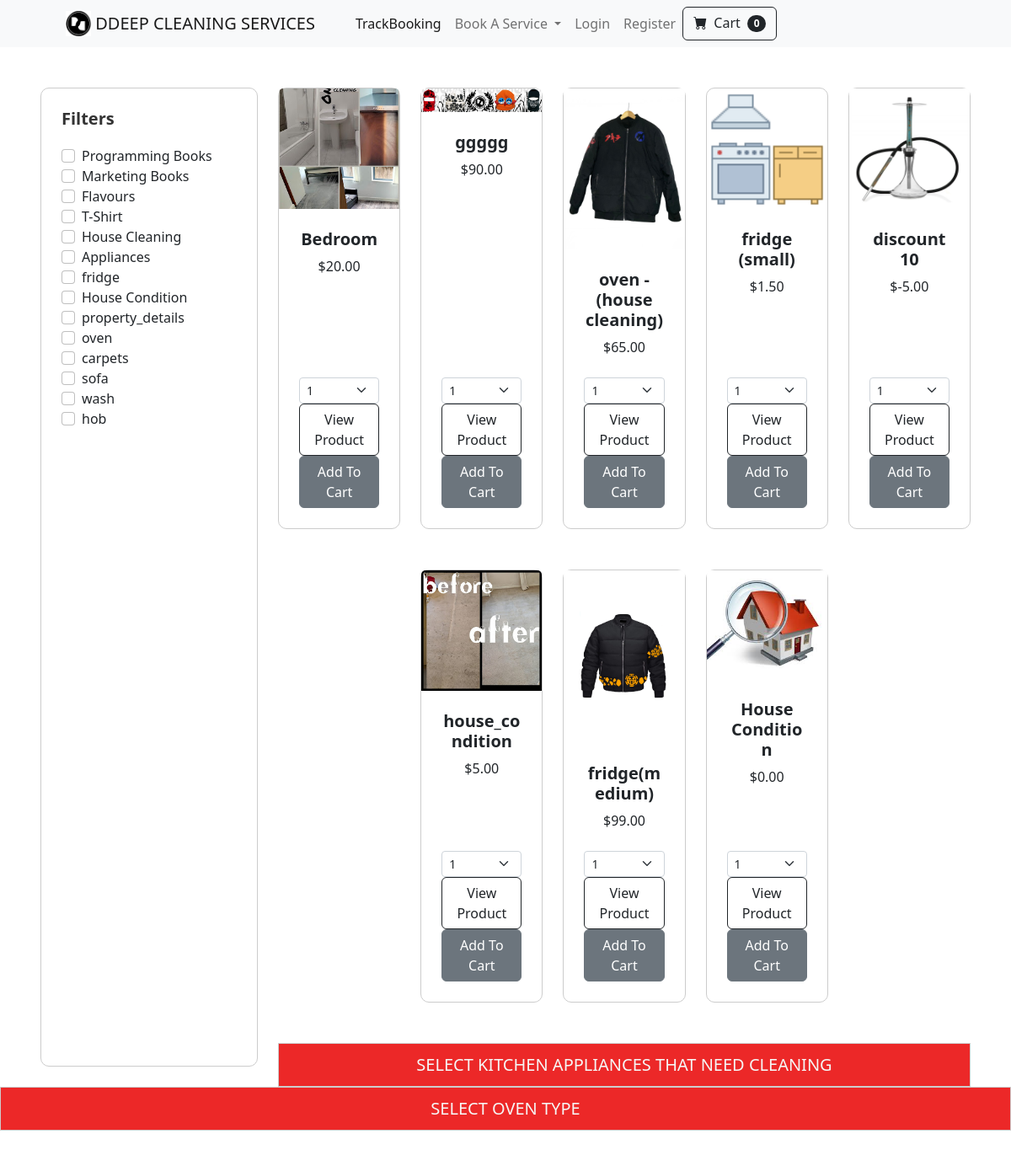
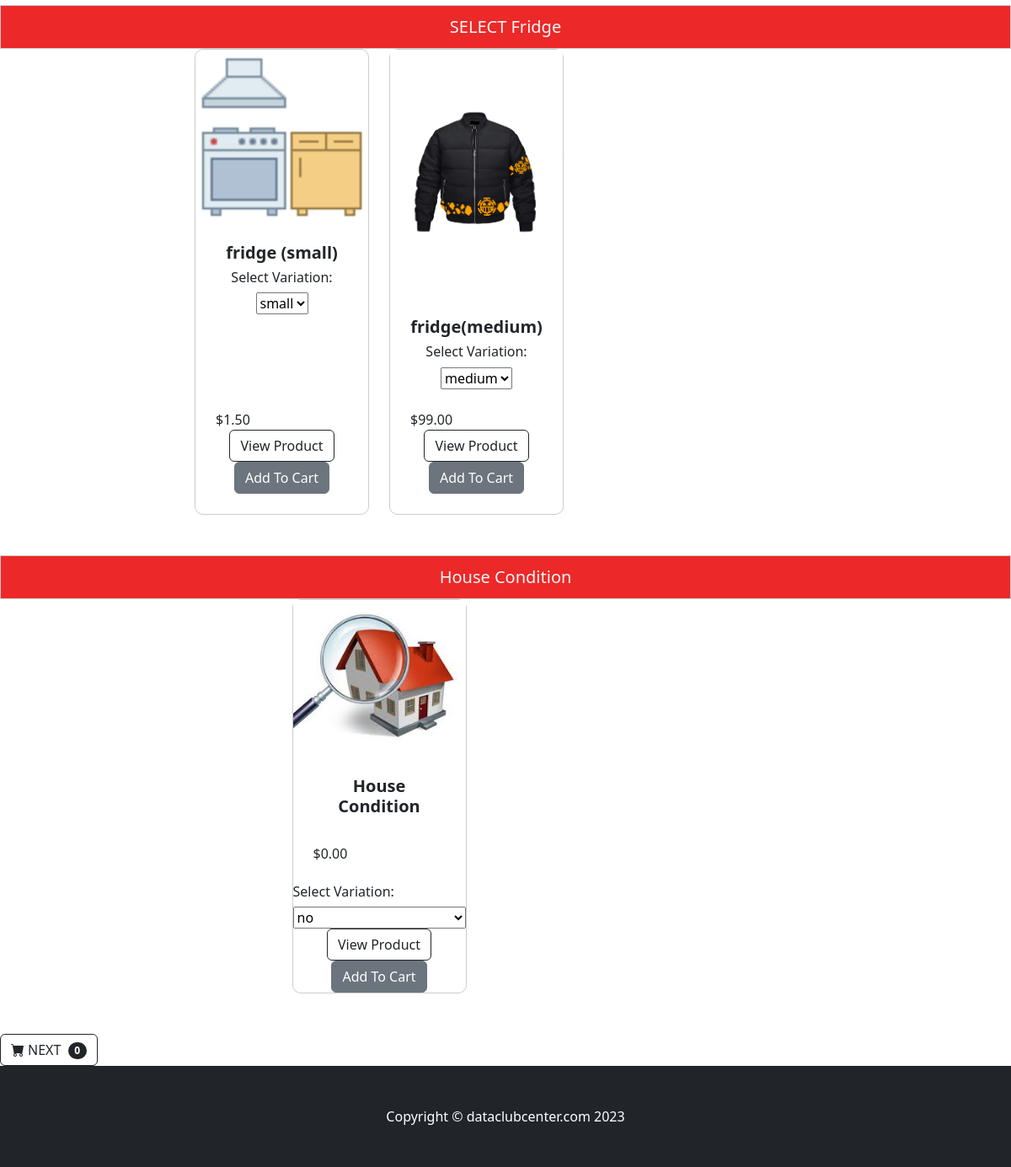
The app's page /allproducts with its own data (2 pictures, top to bottom).
### store/models.py (models this page shows, shortened)
class Category(models.Model):
    name = models.CharField(max_length=50)
    image = models.ImageField(upload_to='uploads/product/', null=True, blank=True, default='promo.jpeg')
    description = models.TextField(null=True, blank=True)
    def __str__(self):
        return self.name
    class Meta:
        verbose_name_plural = 'categories'

class Product(models.Model):
	name = models.CharField(max_length=100)
	price = models.DecimalField(default=0, decimal_places=2, max_digits=6)
	categorya= models.ForeignKey(CategoryA, on_delete=models.CASCADE)
	category = models.ForeignKey(Category, on_delete=models.CASCADE, default=1)
	description = models.CharField(max_length=250, default='', blank=True, null=True)
	image = models.ImageField(upload_to='uploads/product/')
	image1 = models.ImageField(upload_to='uploads/product/', blank=True, null=True, default='default_image.jpg')
	size_code= models.CharField(max_length=250, default='', blank=True, null=True)
	is_sale = models.BooleanField(default=False)
	sale_price = models.DecimalField(default=0, decimal_places=2, max_digits=6)
	size = models.CharField(max_length=20, choices=[('-', '-'),('small', 'Small'), ('medium', 'Medium'), ('large', 'Large'), ('yes', 'Yes'), ('no', 'No'),])

### store/views.py (the view)
# urls.py: path('allproducts', views.allproducts, name='allproducts'),
def allproducts(request):
    products = Product.objects.all()
    unique_size_codes = Product.objects.values_list('size_code', flat=True).distinct()
    unique_products = []
    for size_code in unique_size_codes:
        product = Product.objects.filter(size_code=size_code).first()
        if product:
            unique_products.append(product)
    categories = Category.objects.all()  # Fetch all categories
    return render(request, 'all_products.html', {'products': products, 'unique_products': unique_products, 'categories': categories})

### cart/cart.py (called while the page is built)
	def __len__(self):
		return len(self.cart)

### cart/context_processors.py (called while the page is built)
def cart(request):
	return {'cart': Cart(request)}

### store/templates/all_products.html (shortened to what this page needs)
{% extends 'base.html' %}
{% block content %}
<div class="container-fluid px-4 px-lg-5 mt-5">
    <div class="row">
        <div class="col-lg-3 mb-4">
            <div class="card h-100">
                <div class="card-body">
                    <h5 class="card-title">Filters</h5>
                    <div class="form-check" >
                        {% for category in categories %}
                        <input class="form-check-input category-checkbox" type="checkbox" id="category-{{ category.id }}" value="{{ category.id }}">
                        <label class="form-check-label" for="category-{{ category.id }}">
                            {{ category.name }}
                        </label><br>
                        {% endfor %}
                    </div>
                </div>
            </div>
        </div>
        <div class="col-lg-9">
            <div class="row row-cols-2 row-cols-md-3 row-cols-xl-5 justify-content-center" id="product-container">
                {% for product in unique_products %}
                <div class="col mb-5 category-product" data-category="{{ product.category.id }}">
                    <div class="card h-100">
                        <img class="card-img-top" src="{{ product.image.url }}" alt="..." />
                        <div class="card-body p-4">
                            <div class="text-center">
                                <h5 class="fw-bolder">{{ product.name }}</h5>
                                {% if product.is_sale %}
                                <strike>${{ product.price }}</strike>
                                &nbsp;${{ product.sale_price }}
                                {% else %}
                                ${{ product.price }}
                                {% endif %}
                            </div>
                        </div>
                        <div class="card-footer p-4 pt-0 border-top-0 bg-transparent">
                            <select class="form-select form-select-sm" id="qty-cart">
                                <option value="1">1</option>
                              </select>
                            <div class="text-center">
                                <a class="btn btn-outline-dark mt-auto" href="{% url 'product' product.id %}">View Product</a>
                                <button type="button" value="{{ product.id }}" class="btn btn-secondary" id="add-cart">Add To Cart</button>
                            </div>
                        </div>
                    </div>
                </div>
                {% endfor %}
            </div>
            <div class="text-center" style="background-color: #ec2828; border: 1px solid #ccc; padding: 10px;">
                <p class="lead fw-normal mb-0" style="font-size: 1.25rem; font-weight: normal; color: rgb(246, 247, 246);">SELECT KITCHEN APPLIANCES THAT NEED CLEANING</p>
            </div>
        </div>
    </div>
</div>
<div class="text-center" style="background-color: #ec2828; border: 1px solid #ccc; padding: 10px;">
    <p class="lead fw-normal mb-0" style="font-size: 1.25rem; font-weight: normal; color: rgb(246, 247, 246);">SELECT OVEN TYPE</p>
</div>
<div class="text-center" style="background-color: #ec2828; border: 1px solid #ccc; padding: 10px;">
    <p class="lead fw-normal mb-0" style="font-size: 1.25rem; font-weight: normal; color: rgb(246, 247, 246);">SELECT Fridge</p>
</div>
<div class="col-lg-9">
    <div class="row justify-content-center" id="product-container">
        {% for product in unique_products %}
        {% if product.category.name == 'fridge' %}
        {% if product.size != '-' %}
        <div class="col-12 col-md-6 col-lg-4 col-xl-3 mb-5 category-product" data-category="{{ product.category.id }}">
            <div class="card h-100">
                <img class="card-img-top" src="{{ product.image.url }}" alt="..." />
                <div class="card-body p-4">
                    <div class="text-center">
                        <h5 class="fw-bolder">{{ product.name }}</h5>
                        <h6>Select Variation:</h6>
                        <select name="size" id="size">
                            <option value="{{ product.size }}" data-product-id="{{ product.id }}">{{ product.size }}</option>
                        </select>
                    </div>
                </div>
                <div class="card-footer p-4 pt-0 border-top-0 bg-transparent">
                    {% if product.is_sale %}
                    <strike>${{ product.price }}</strike>
                    &nbsp;${{ product.sale_price }}
                    {% else %}
                    ${{ product.price }}
                    {% endif %}
                    <div class="text-center">
                        <a class="btn btn-outline-dark mt-auto" href="{% url 'product' product.id %}">View Product</a>
                        <button type="button" value="{{ product.id }}" class="btn btn-secondary" id="add-cart">Add To Cart</button>
                    </div>
                </div>
            </div>
        </div>
        {% endif %}
        {% endif %}
        {% endfor %}
    </div>
</div>
<div class="text-center" style="background-color: #ec2828; border: 1px solid #ccc; padding: 10px;">
    <p class="lead fw-normal mb-0" style="font-size: 1.25rem; font-weight: normal; color: rgb(246, 247, 246);">House Condition</p>
</div>
<div class="col-lg-9">
    <div class="row justify-content-center" id="product-container">
        {% for product in unique_products %}
            {% if product.category.name == 'House Condition' %}
                {% if product.size != '-' %}
        <div class="col-12 col-md-6 col-lg-4 col-xl-3 mb-5 category-product" data-category="{{ product.category.id }}">
            <div class="card h-100">
                <img class="card-img-top" src="{{ product.image.url }}" alt="..." />
                <div class="card-body p-4">
                    <div class="text-center">
                        <h5 class="fw-bolder">{{ product.name }}</h5>
                    </div>
                </div>
                <div class="card-footer p-4 pt-0 border-top-0 bg-transparent">
                    {% if product.is_sale %}
                    <strike>${{ product.price }}</strike>
                    &nbsp;${{ product.sale_price }}
                    {% else %}
                    ${{ product.price }}
                   {% endif %}
                </div>
                <h6>Select Variation:</h6>
                        <select name="size" id="size">
                            <option value="{{ product.size }}" data-product-id="{{ product.id }}">{{ product.size }}</option>
                        </select>
                <div class="text-center">
                    <a class="btn btn-outline-dark mt-auto" href="{% url 'product' product.id %}">View Product</a>
                    <button type="button" value="{{ product.id }}" class="btn btn-secondary" id="add-cart">Add To Cart</button>
                </div>
            </div>
        </div>
            {% endif %}
        {% endif %}
        {% endfor %}
    </div>
</div>
<a href="{% url 'cart_summary' %}" class="btn btn-outline-dark"><i class="bi-cart-fill me-1"></i>NEXT <span class="badge bg-dark text-white ms-1 rounded-pill" id="cart_quantity">{{ cart|length }}</span></a>
{% endblock %}

### store/templates/all_products.html (style rules this page uses)
.card { border: 1px solid #ccc; border-radius: 10px; }
.card-body { padding: 1.5rem; }
.card-title { margin-bottom: 1.25rem; font-size: 1.25rem; font-weight: bold; color: #333; }
.form-check-label { font-size: 1rem; }
.form-check-input { margin-right: 0.5rem; }

### records on screen
Category: name "Programming Books"
Category: name "Marketing Books"
Category: name "Flavours"
Category: name "T-Shirt"
Category: name "House Cleaning"
Category: name "Appliances"
Category: name "fridge"
Category: name "House Condition"
Category: name "property_details"
Category: name "oven"
Category: name "carpets"
Category: name "sofa"
Category: name "wash"
Category: name "hob"
Product: image (picture), name "Bedroom", price "20.00", {{ product.id }} 15 (drawn)
Product: image (picture), name "ggggg", price "90.00", {{ product.id }} 17 (drawn)
Product: image (picture), name "oven - (house cleaning)", price "65.00", {{ product.id }} 19 (drawn)
Product: image (picture), name "fridge (small)", price "1.50", {{ product.id }} 21 (drawn), size "small"
Product: image (picture), name "discount10", price "-5.00", {{ product.id }} 22 (drawn)
Product: image (picture), name "house_condition", price "5.00", {{ product.id }} 23 (drawn)
Product: image (picture), name "fridge(medium)", price "99.00", {{ product.id }} 24 (drawn), size "medium"
Product: image (picture), name "House Condition", price "0.00", {{ product.id }} 25 (drawn), size "no"

### other values on screen
{{ cart|length }} "0"
